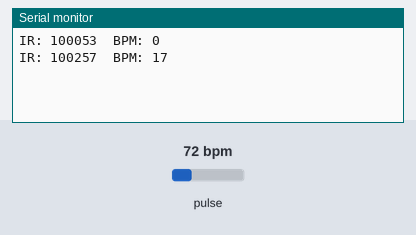
The sketch below on a simulated Arduino Uno, built with avr-gcc and run on an emulated ATmega328P. On the bench: the last lines printed to the serial monitor. The test bench sets the inputs (shaded band); at power-on: pulse 72 bpm.

Above: at 1.2 s.
1.3 s: pulse set to 42 bpm
At 1.9 s:
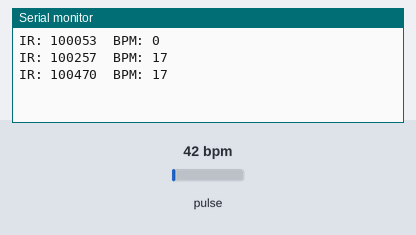
2.8 s: pulse set to 70 bpm
At 3.4 s:
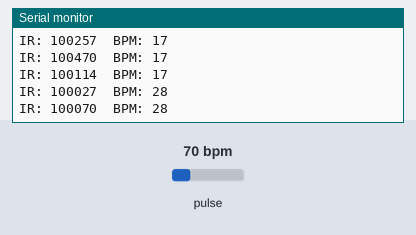
Timing chart, 0 to 5.8 s (numbered marks = the images above; inputs shaded):
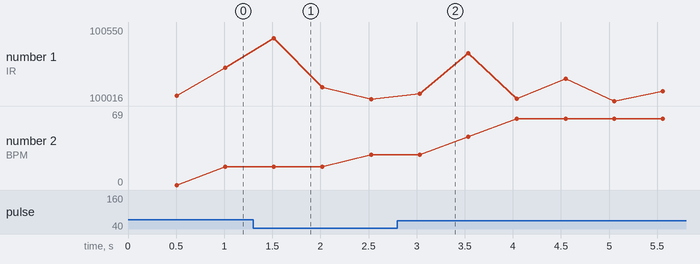

Measured:
- after the input at 1.3 s, the serial monitor: prints a new line after 0.22 s (image 1)
- after the input at 2.8 s, the serial monitor: prints a new line after 0.23 s (image 2)
- plotted number 1: 100257 → 100027 after the input at 1.3 s, 100027 → 100025 after the input at 2.8 s
- plotted number 2: 17 → 28 after the input at 1.3 s, 28 → 69 after the input at 2.8 s

The sketch:

max30102.ino
```cpp
#include <Wire.h>
#include "MAX30105.h"
#include "heartRate.h"

MAX30105 particleSensor;

const byte RATE_SIZE = 4;  // beats averaged
byte rates[RATE_SIZE];
byte rateSpot = 0;
long lastBeat = 0;
int beatAvg = 0;
unsigned long lastPrint = 0;

void setup() {
  Serial.begin(115200);
  if (!particleSensor.begin(Wire, I2C_SPEED_FAST)) {
    Serial.println("MAX30102 not found - check SDA/SCL");
    while (true) delay(10);
  }
  particleSensor.setup();                    // 400 Hz, 4x averaging: 100 samples/s
  particleSensor.setPulseAmplitudeRed(0x0A); // red LED low, IR does the work
}

void loop() {
  long ir = particleSensor.getIR();
  if (checkForBeat(ir)) {
    long delta = millis() - lastBeat;
    lastBeat = millis();
    float bpm = 60 / (delta / 1000.0);
    if (bpm > 20 && bpm < 255) {
      rates[rateSpot++] = (byte)bpm;
      rateSpot %= RATE_SIZE;
      beatAvg = 0;
      for (byte i = 0; i < RATE_SIZE; i++) beatAvg += rates[i];
      beatAvg /= RATE_SIZE;
    }
  }
  if (millis() - lastPrint >= 500) {
    lastPrint = millis();
    Serial.print("IR: ");
    Serial.print(ir);
    if (ir < 50000) {
      Serial.println("  (no finger)");
    } else {
      Serial.print("  BPM: ");
      Serial.println(beatAvg);
    }
  }
}
```
